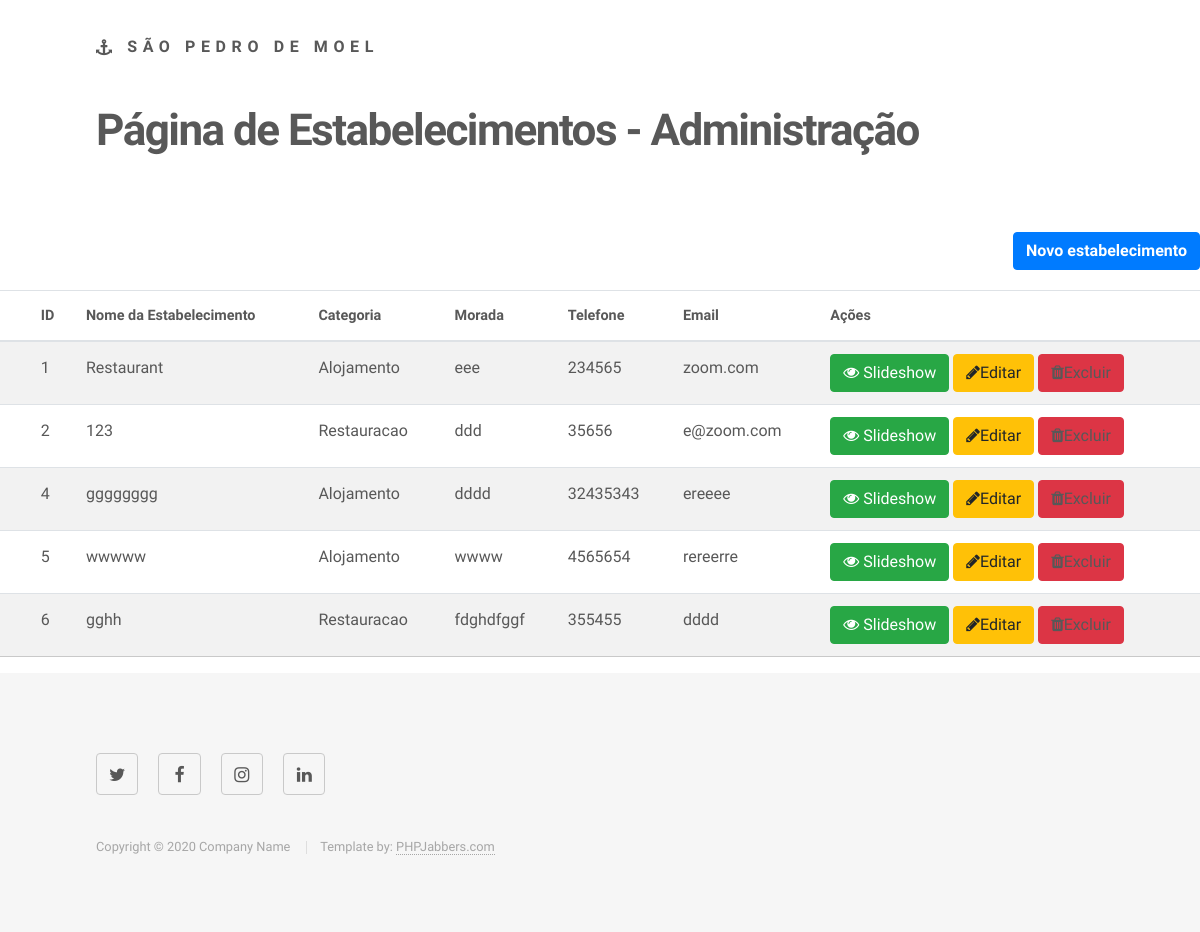
The page /adm/listaEstabelecimentos.php on the database its author committed.
### tables this page shows
CREATE TABLE `estabelecimentos`  (
  `estabelecimentoId` int(11) NOT NULL AUTO_INCREMENT,
  `estabelecimentoNome` varchar(255) NOT NULL,
  `estabelecimentoDescricao` text NULL,
  `estabelecimentoMorada` varchar(255) NOT NULL,
  `estabelecimentoTelefone` varchar(255) NOT NULL,
  `estabelecimentoEmail` varchar(255) NOT NULL,
  `estabelecimentoLatitude` varchar(45) NULL DEFAULT NULL,
  `estabelecimentoLongitude` varchar(45) NULL DEFAULT NULL,
  `estabelecimentoURL` varchar(45) NULL DEFAULT NULL,
  `estabelecimentoPrecoMin` varchar(45) NULL DEFAULT NULL,
  `estabelecimentoPrecoMax` varchar(45) NULL DEFAULT NULL,
  `estabelecimentoCategoriaId` int(11) NULL DEFAULT NULL,
  `estabelecimentoInfoCatog` longtext NOT NULL,
  PRIMARY KEY (`estabelecimentoId`) USING BTREE,
  INDEX `fk_estabelecimentos_categorias1_idx`(`estabelecimentoCategoriaId`) USING BTREE,
  CONSTRAINT `fk_estabelecimentos_categorias1` FOREIGN KEY (`estabelecimentoCategoriaId`) REFERENCES `categorias` (`categoriaId`) ON DELETE NO ACTION ON UPDATE NO ACTION
);

CREATE TABLE `categorias`  (
  `categoriaId` int(11) NOT NULL AUTO_INCREMENT,
  `categoriaNome` varchar(45) NOT NULL,
  `categoriaDestaque` enum('sim','nao') NOT NULL DEFAULT 'nao',
  `categoriaPaginaRelacionada` longtext NULL,
  PRIMARY KEY (`categoriaId`) USING BTREE
);

### adm/listaEstabelecimentos.php (the view, shortened to what this page needs)
<?php
include_once("includes/functionEstabelecimentos.php");
?>
<?php
$con=mysqli_connect("localhost","root","","pap2021saopedro");
$sql="select * from estabelecimentos inner join categorias on estabelecimentoCategoriaId=categoriaId";
$result=mysqli_query($con,$sql);
?>
    <div class="d-grid gap-2 d-md-flex justify-content-md-end" data-toggle="modal" data-target="#exampleModal">
        <a href="#" class="btn btn-primary pull-right h2">Novo estabelecimento</a>
    </div>
    <table class="table table-striped">
        <thead>
        <tr>
            <th scope="col"></th>
            <th scope="col">ID</th>
            <th scope="col">Nome da Estabelecimento</th>
            <th scope="col">Categoria</th>
            <th scope="col">Morada</th>
            <th scope="col">Telefone</th>
            <th scope="col">Email</th>
            <th scope="col" class="actions">Ações</th>
        </tr>
        </thead>
        <tbody>
        <?php
        while ($dados=mysqli_fetch_array($result)) {
            echo "<tr>";
            echo " <td></td>";
            echo "<td>".$dados['estabelecimentoId']."</td>";
            echo "<td>".$dados['estabelecimentoNome']."</td>";
            echo "<td>".$dados['categoriaNome']."</td>";
            echo "<td>".$dados['estabelecimentoMorada']."</td>";
            echo "<td>".$dados['estabelecimentoTelefone']."</td>";
            echo "<td>".$dados['estabelecimentoEmail']."</td>";
            echo "<td class= 'actions' >";
            echo  "<a class='btn btn-success btn-xs' href='listaslideshow.php'><i class='fa fa-eye'></i> Slideshow </a>";
            echo  " <a class='btn btn-warning btn-xs  justify-content-md-end'href=\"../adm/editaEstabelecimento.php?id=".$dados["estabelecimentoId"]."\"><i class='fa fa-pencil'></i>Editar</a>";
            echo  "  <a class='btn btn-danger btn-xs'  onclick=\"confirmaElimina(".$dados['estabelecimentoId'].");\"><i class='fa fa-trash'></i>Excluir</a>";
            echo "   </td>";
            echo "</tr>";
        }
        ?>
        </tbody>
    </table>

### assets/css/main.css (style rules this page uses)
html, body, div, span, applet, object, iframe, h1, h2, h3, h4, h5, h6, p, blockquote, pre, a, abbr, acronym, address, big, cite, code, del, dfn, em, img, ins, kbd, q, s, samp, small, strike, strong, sub, sup, tt, var, b, u, i, center, dl, dt, dd, ol, ul, li, fieldset, form, label, legend, table, caption, tbody, tfoot, thead, tr, th, td, article, aside, canvas, details, embed, figure, figcaption, footer, header, hgroup, menu, nav, output, ruby, section, summary, time, mark, audio, video { margin: 0; padding: 0; border: 0; font-size: 100%; font: inherit; vertical-align: baseline; }
body { line-height: 1; }
table { border-collapse: collapse; border-spacing: 0; }
body { -webkit-text-size-adjust: none; }
body { -ms-overflow-style: scrollbar; }
html { box-sizing: border-box; }
*, *:before, *:after { box-sizing: inherit; }
body { background: #ffffff; }
body, input, select, textarea { color: #585858; font-family: "Source Sans Pro", Helvetica, sans-serif; font-size: 16pt; font-weight: 300; line-height: 1.75; }
@media screen and (max-width: 1680px) { body, input, select, textarea { font-size: 14pt; } }
@media screen and (max-width: 1280px) { body, input, select, textarea { font-size: 12pt; } }
a { -moz-transition: border-bottom-color 0.2s ease, color 0.2s ease; -webkit-transition: border-bottom-color 0.2s ease, color 0.2s ease; -ms-transition: border-bottom-color 0.2s ease, color 0.2s ease; transition: border-bottom-color 0.2s ease, color 0.2s ease; text-decoration: none; color: #585858; border-bottom: dotted 1px rgba(88, 88, 88, 0.5); }
em, i { font-style: italic; }
.h2 { margin-bottom: 20px; font-weight: bold; }
table { margin: 0 0 2em 0; width: 100%; }
table tbody tr { border: solid 1px #c9c9c9; border-left: 0; border-right: 0; }
table tbody tr:nth-child(2n + 1) { background-color: rgba(144, 144, 144, 0.075); }
table td { padding: 0.75em 0.75em; }
table th { font-size: 0.9em; font-weight: 900; padding: 0 0.75em 0.75em 0.75em; text-align: left; }
table thead { border-bottom: solid 2px #c9c9c9; }

### rows shown on the page
estabelecimentos: estabelecimentoId "1", estabelecimentoNome "Restaurant", estabelecimentoCategoriaId.categoriaNome "Alojamento", estabelecimentoMorada "eee", estabelecimentoTelefone "234565", estabelecimentoEmail "zoom.com"
estabelecimentos: estabelecimentoId "2", estabelecimentoNome "123", estabelecimentoCategoriaId.categoriaNome "Restauracao", estabelecimentoMorada "ddd", estabelecimentoTelefone "35656", estabelecimentoEmail "e@zoom.com"
estabelecimentos: estabelecimentoId "4", estabelecimentoNome "gggggggg", estabelecimentoCategoriaId.categoriaNome "Alojamento", estabelecimentoMorada "dddd", estabelecimentoTelefone "32435343", estabelecimentoEmail "ereeee"
estabelecimentos: estabelecimentoId "5", estabelecimentoNome "wwwww", estabelecimentoCategoriaId.categoriaNome "Alojamento", estabelecimentoMorada "wwww", estabelecimentoTelefone "4565654", estabelecimentoEmail "rereerre"
estabelecimentos: estabelecimentoId "6", estabelecimentoNome "gghh", estabelecimentoCategoriaId.categoriaNome "Restauracao", estabelecimentoMorada "fdghdfggf", estabelecimentoTelefone "355455", estabelecimentoEmail "dddd"
